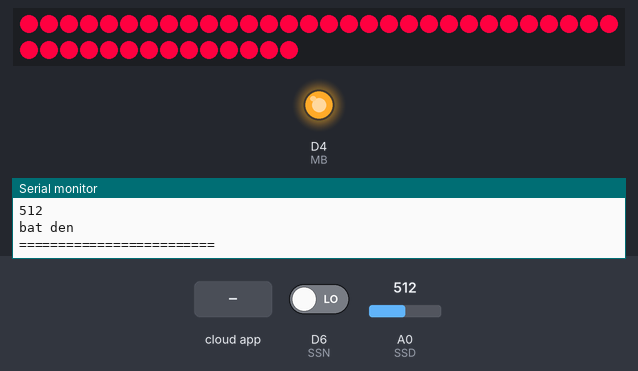
A sketch run on a simulated ESP8266 (NodeMCU). Shown: 44 RGB LEDs in strip order, left to right, continuing on the next row, output pins drawn as LEDs (lit = HIGH), the last lines printed to the serial monitor. The test bench sets the inputs (shaded band); at power-on: D6 (SSN) LOW, A0 (SSD) = 512. WiFi joins after 1.5 s; servers stay silent unless stated; network time is answered at once with the bench clock; the local clock reads 2024-03-15 10:24:30 at power-on unless the sketch sets it; no MQTT or app messages arrive unless stated.

Above: at 5.2 s.
5.3 s: the phone or cloud app sets denrgb to 0
At 9.5 s:
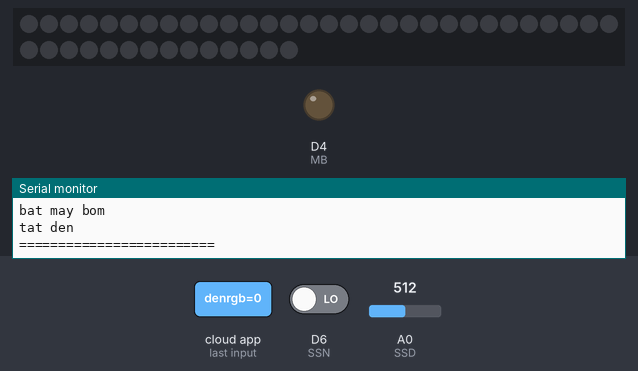
9.8 s: the phone or cloud app sets led to 0
At 13.7 s:
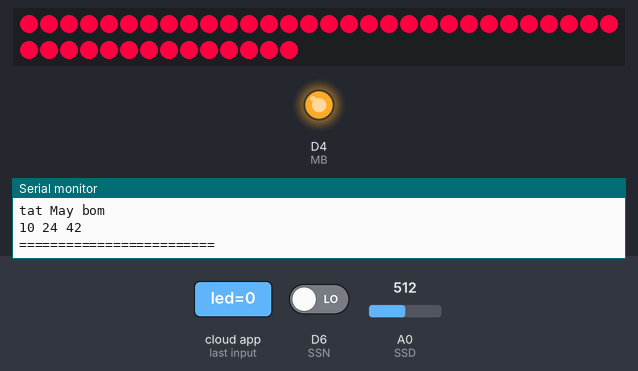
Timing chart, 0 to 15.2 s (numbered marks = the images above; inputs shaded):
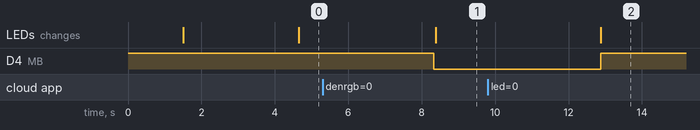

Measured:
- after the input at 5.3 s, D4 (MB): HIGH → LOW after 3.0 s; the LEDs: change after 3.1 s (image 1)
- after the input at 9.8 s, D4 (MB): LOW → HIGH after 3.1 s; the LEDs: change after 3.1 s (image 2)

The sketch:

project_coThuy.ino
```cpp
/*****
 * doc sensor 1 tieng 1 lan
 * lay gio 1 gio  mot lan
 * check dieu khien lien tuc
 * neu dieu khien thay doi thi thay doi
 * check dieu tu dong va dieu khien thu cong
 *
 *
 */

#include <Adafruit_MQTT.h>            //Adafruit MQTT Libraries
#include <Adafruit_MQTT_Client.h>     //
#include <ESP8266WiFi.h>              //ESP8266 Wi-Fi libraries        //ESP8266 Wi-Fi libraries
#include <NTPClient.h>
#include <WiFiUdp.h>
#include <Adafruit_NeoPixel.h>

#define MB D4                   //declare the relay pin
#define SSD A0               // cam bien anh sang
#define SSN D6                 // cam bien nuoc
#define PIN        D3 // On Trinket or Gemma, suggest changing this to 1
#define NUMPIXELS 44 // Popular NeoPixel ring size

#define WLAN_SSID "Trieu Thuy"//"Tenda_D1C960"          //enter your WiFi network name within the double quotes &
#define WLAN_PASS "11111111"          //password here
#define WLAN_SSID1 "Tenda_D1C960"//"Tenda_D1C960"          //enter your WiFi network name within the double quotes &
#define WLAN_PASS1 ""          //password here

#define AIO_SERVER       "io.adafruit.com"
#define AIO_SERVERPORT   1883               // use 8883 is used for SSL

#define AIO_USERNAME  "nguyentiem"
#define AIO_KEY       "aio_VCON06ZdRvdCxIdQi62Y9qN0VAO5"  //key of Adafruit IO (for this click the Golden Key in Adafruit IO Dashboard)

int fmode =0  ; // 0 thu cong 1 tu dong
int fden = 0;
int fbom = 0 ;
int sden = 0 ;
int sbom =0 ;
int count = 0 ;

 int co =0;
WiFiUDP ntpUDP;
NTPClient timeClient(ntpUDP, "pool.ntp.org");


WiFiClient client;
// Create an ESP8266 WiFiClient class to connect to the MQTT server.
Adafruit_MQTT_Client mqtt(&client, AIO_SERVER, AIO_SERVERPORT, AIO_USERNAME, AIO_KEY);              // Setup the MQTT client class by passing in the WiFi client and MQTT server and login details.
Adafruit_MQTT_Subscribe maybom = Adafruit_MQTT_Subscribe(&mqtt, AIO_USERNAME "/feeds/maybom");  // Setup a feed called 'onoff' for subscribing to changes.
Adafruit_MQTT_Subscribe den = Adafruit_MQTT_Subscribe(&mqtt, AIO_USERNAME "/feeds/denrgb");
Adafruit_MQTT_Subscribe onoffbutton = Adafruit_MQTT_Subscribe(&mqtt, AIO_USERNAME "/feeds/led");

Adafruit_NeoPixel pixels = Adafruit_NeoPixel(NUMPIXELS, PIN, NEO_GRB + NEO_KHZ800);

int currentHour ;
int currentMinute ;
int currentSecond ;
int fmark = 0 ;
int hours = 0 ;


void MQTT_connect()
{
  int8_t ret;
  if (mqtt.connected())     // Stop if already connected.
  {
    return;
  }
  Serial.print("Connecting to MQTT... ");
  uint8_t retries = 3;
  while ((ret = mqtt.connect()) != 0)
  {
       Serial.println(mqtt.connectErrorString(ret));                  // connect will return 0 for connected
       Serial.println("Retrying MQTT connection in 5 seconds...");
       mqtt.disconnect();
       delay(1000);              // wait 5 seconds
       retries--;
       if (retries == 0)
       {
         while (1);              // basically die and wait for WDT to reset me
       }
  }
  Serial.println("MQTT Connected!");
}
void batDen(){

   for(int i=0; i<NUMPIXELS; i++) { // For each pixel...
  pixels.setPixelColor(i, pixels.Color(255, 0, 64));

  pixels.show();   // Send the updated pixel colors to the hardware.
    // pixels.Color() takes RGB values, from 0,0,0 up to 255,255,255
    // Here we're using a moderately bright green color:


   // delay(DELAYVAL); // Pause before next pass through loop
  }
  }
void tatDen(){
   for(int i=0; i<NUMPIXELS; i++) { // For each pixel...
  pixels.setPixelColor(i, pixels.Color(0, 0, 0));

  pixels.show();   // Send the updated pixel colors to the hardware.

  }
  }

void getCmd(){
   String tem="0",tem1="0",tem2="0";
  MQTT_connect();
//   this is our 'wait for incoming subscription packets' busy subloop
//   try to spend your time here
//  if(count==0){
//  tem =  (char *) maybom.lastread;
//  tem2 =  (char *) onoffbutton.lastread;
//  tem1 = (char *)  den.lastread;
//  count = 1 ;
//  if(tem=="0"){fbom=1;}
//        else{fbom =0;}
//        if(tem1=="0"){fden=1;}
//        else{fden =0;}
//        if(tem2=="0"){fmode=1;}
//        else{fmode =0;}
//  return ;

//  }
  Adafruit_MQTT_Subscribe *subscription;
  while ((subscription = mqtt.readSubscription(3000)))
  {
    if (subscription == &maybom||subscription == &den||subscription==&onoffbutton) {

      Serial.print(F("Got: bom"));
      Serial.println((char *)maybom.lastread);
       tem= (char *) maybom.lastread; //converts the received 1 or 0 to string to compare in the if-else statement

      Serial.print(F("Got: den"));
      Serial.println((char *)den.lastread);
         tem1 = (char *) den.lastread; //converts the received 1 or 0 to string to compare in the if-else statement

          Serial.print(F("Got: mode"));
      Serial.println((char *)onoffbutton.lastread);
         tem2 = (char *)onoffbutton.lastread; //converts the received 1 or 0 to string to compare in the if-else statement
       if(tem=="0"){fbom=0;}
        else{fbom =1;}
        if(tem1=="0"){fden=1;}
        else{fden =0;}
        if(tem2=="0"){fmode=1;}
        else{fmode =0;}
    }
  }

}

void getInfor(){


  }


void getTime(){
   timeClient.update();
   currentHour = timeClient.getHours();
   currentMinute = timeClient.getMinutes();
   currentSecond = timeClient.getSeconds();

  }


void setup()
{
  Serial.begin(9600);
  pinMode(MB, OUTPUT);
  digitalWrite(MB, HIGH);
  //pinMode(SSD,INPUT);
  pinMode(SSN,INPUT);

  Serial.println();
  Serial.print("Connecting to ");       // Connect to WiFi access point.
  Serial.println(WLAN_SSID);
  WiFi.begin(WLAN_SSID, WLAN_PASS);
  for(int i= 0 ; i<20; i++){

    //co =0;

    delay(500);
    // WiFi.begin(WLAN_SSID, WLAN_PASS);
    Serial.print(".");
    if(WiFi.status() ==WL_CONNECTED){
       co = 1;
       break;
      }

  }

   if(co ==0){
      Serial.println();
  Serial.print("Connecting to ");       // Connect to WiFi access point.
  Serial.println(WLAN_SSID1);
   WiFi.begin(WLAN_SSID1, WLAN_PASS1);
   while(WiFi.status() !=WL_CONNECTED){
     delay(500);
    // WiFi.begin(WLAN_SSID, WLAN_PASS);
    Serial.print(".");
    }
   }
  Serial.println();
  Serial.println("WiFi connected");
  Serial.println("IP address: ");
  Serial.println(WiFi.localIP());
  timeClient.begin();
  timeClient.setTimeOffset(25200);
  mqtt.subscribe(&maybom);        // Setup MQTT subscription for onoff feed.
  mqtt.subscribe(&den);
  mqtt.subscribe(&onoffbutton);
  pixels.begin(); // INITIALIZE NeoPixel strip object (REQUIRED)
  getTime();
}


void loop()
{
  getCmd();

 if(fmode==0){ // che do thu cong
   Serial.println("che do thu cong");
    if(fbom == 1){

         Serial.println("bat may bom");
        digitalWrite(MB,0); // lennh va kho thi tuoi

    }else{
       Serial.println("tat may bom");
      digitalWrite(MB,1);
      }
   if(fden==0){
     Serial.println(analogRead(SSD));

       Serial.println("bat den");
      batDen();

    }else{
      Serial.println("tat den");
      tatDen();
      }

  }
  else{// che do tu dong
     Serial.println("che do tu dong");
     getTime();
     if(currentHour==6){
      if(fmark ==0){
        hours = currentMinute;
          fmark =1;
        }
         Serial.println(analogRead(SSD));
       if(analogRead(SSD)>800){
           Serial.println("tat den");
         tatDen();
        }else{
             Serial.println("bat den");
          batDen();
          }

      }
      if(currentHour>=6&&currentHour<19){
       Serial.println(analogRead(SSD));
         if(analogRead(SSD)>800){
             Serial.println("tat den");
         tatDen();
        }else{
             Serial.println("bat den");
          batDen();
          }
        }
        if(currentHour>=18||(currentHour>=0&&currentHour<6)){
          Serial.println(analogRead(SSD));
             Serial.println("tat den");
          tatDen();
          }
          Serial.println(String("MB: ")+String(digitalRead(SSN)));
          if(digitalRead(SSN)==0){
               Serial.println("tat May bom");
            digitalWrite(MB,1);
            }else{
              Serial.println("bat May bom");
              digitalWrite(MB,0);
              }
          // neu kho thi tuoi
     Serial.print(currentHour);
     Serial.print(" ");
     Serial.print(currentMinute);
     Serial.print(" ");
     Serial.println(currentSecond);
    }
    Serial.println("=========================");
}
```
